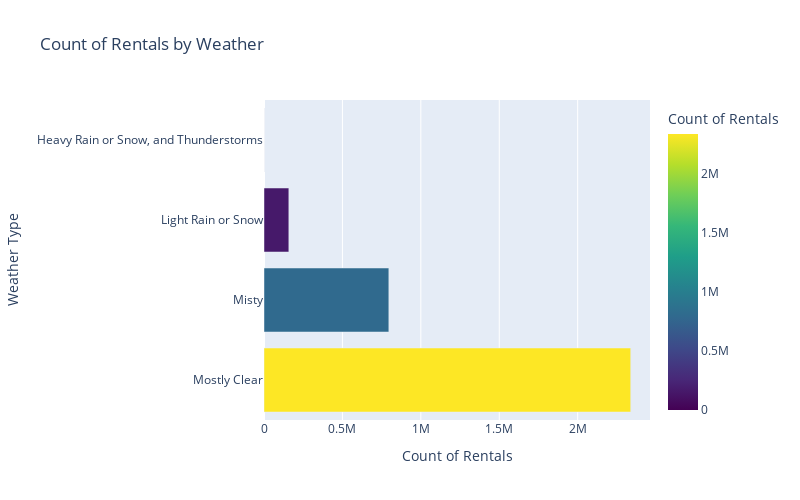

This figure's notebook cell:
### Markdown cell above
**The amount of bikes rented is so low for weather conditions 3 & 4 that it might be wise to limit the capacity and availability of these bikes during those times in order to increase cost optimization and avoid spending money while leaving these bikes idle and paying employees managing them when not many people rent them.**

Below is a similar chart but using plotly express for easier Streamlit inclusion.

### Code cell
# Group by 'weathersit' and sum the counts
weather_counts = data.groupby('weathersit')['cnt'].sum().reset_index()

fig2 = px.bar(weather_counts, 
            x='cnt', 
            y='weathersit', 
            labels={"cnt": 'Count of Rentals',"weathersit": 'Weather Type'},
            title='Count of Rentals by Weather',
            orientation='h',
            barmode='group',
            color='cnt',  
            color_continuous_scale='viridis',
            width=800, height=500)
fig2.update_layout(
        yaxis = dict(
            tickmode = 'array',
            tickvals = [1,2,3,4],
            ticktext = ["Mostly Clear",
                    "Misty",
                    "Light Rain or Snow",
                    "Heavy Rain or Snow, and Thunderstorms"]
        ))

# Show the chart
fig2.show()

### Figure 1 — Plotly figure (JSON) as saved in the notebook; plotly's stock layout.template omitted (floating-point values rounded to 4 significant figures)
{"data": [{"alignmentgroup": "True", "hovertemplate": "Count of Rentals=%{marker.color}<br>Weather Type=%{y}<extra></extra>", "legendgroup": "", "marker": {"color": [2338173, 795952, 158331, 223], "coloraxis": "coloraxis", "pattern": {"shape": ""}}, "name": "", "offsetgroup": "", "orientation": "h", "showlegend": false, "textposition": "auto", "type": "bar", "x": [2338173, 795952, 158331, 223], "xaxis": "x", "y": [1, 2, 3, 4], "yaxis": "y"}], "layout": {"barmode": "group", "coloraxis": {"colorbar": {"title": {"text": "Count of Rentals"}}, "colorscale": [[0, "#440154"], [0.1111, "#482878"], [0.2222, "#3e4989"], [0.3333, "#31688e"], [0.4444, "#26828e"], [0.5556, "#1f9e89"], [0.6667, "#35b779"], [0.7778, "#6ece58"], [0.8889, "#b5de2b"], [1, "#fde725"]]}, "height": 500, "legend": {"tracegroupgap": 0}, "title": {"text": "Count of Rentals by Weather"}, "width": 800, "xaxis": {"anchor": "y", "domain": [0, 1], "title": {"text": "Count of Rentals"}}, "yaxis": {"anchor": "x", "domain": [0, 1], "tickmode": "array", "ticktext": ["Mostly Clear", "Misty", "Light Rain or Snow", "Heavy Rain or Snow, and Thunderstorms"], "tickvals": [1, 2, 3, 4], "title": {"text": "Weather Type"}}}}
